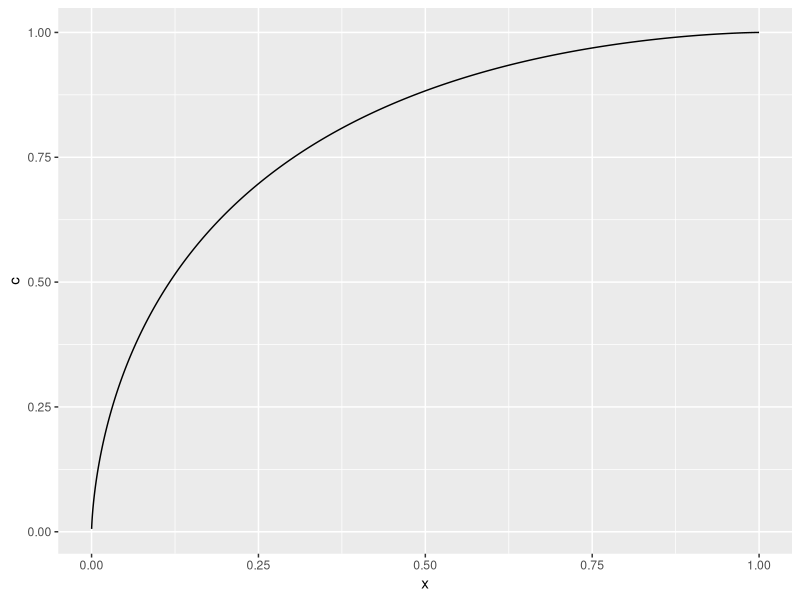

R code for this plot:
library(ggplot2)
pd = 0.2
rho = 0.5
x <- seq(0,1,by=0.0001)
x <- x[2:(length(x)-1)]
c <- pnorm((sqrt(1-rho)* qnorm(x)-qnorm(pd))/sqrt(rho))
qplot(x,c,geom = 'line')
